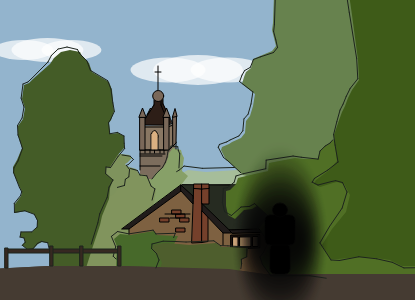
Frame 1 (no input)
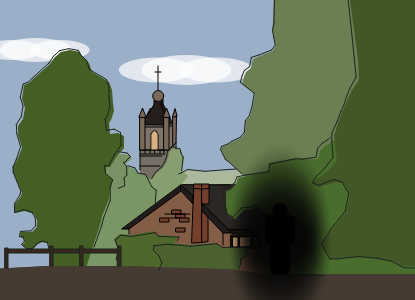
Frame 60 (no input)
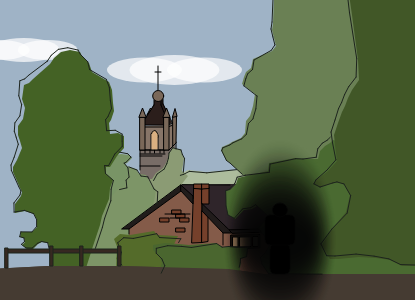
Frame 120 (the mouse pressed at the canvas centre since frame 60)

The p5.js sketch that drew these frames (run headless with seeded random() and noise() and a simulated clock; from frame 60 on, the mouse is pressed at the canvas centre):

// p5.js sketch
// ── sketch.js

  // -- Customise Key -- //
let colours = {
 sky: [155, 182, 196],
 churchMain: [122, 108, 97],
 churchSecond: [138, 119, 103],
 churchRoof: [46, 31, 26],
 churchWindow: [219, 176, 129],
 churchParts: [122, 104, 89],
 backgroundTree: [108, 128, 80],
 backgroundTree2: [173, 186, 155],
 backgroundTree3: [135, 153, 110],
 backgroundTree4: [125, 145, 97],
 backgroundTree5: [125, 145, 97],
 frontHouse: [133, 92, 66],
 frontHouseRoof: [43, 36, 35],
 chimmy: [117, 64, 43],
 roof: [33, 28, 27],
 bricks: [117, 64, 43],
 window: [219, 176, 129],
 windowFrame: [33, 20, 14],
 frontRightTree: [69, 92, 36],
 frontRightTree2: [80, 105, 46],
 frontLeftTree: [69, 92, 36],
 bush: [76, 99, 41],
 bush2: [76, 99, 41],
 land: [69, 59, 50],
 fence: [54, 40, 33],
 treesOutline: [29, 36, 29],
};


   // -- Data and Functions -- //
  // Noise Line Function //
let nScale = 0.01; // Noise smoothness
let ns = 8; // Noise strength
function drawLines(waveyPoints) {
stroke(colours.treesOutline);
for (let i = 0; i < waveyPoints.length - 1; i++) {
 let [p1, p2] = [waveyPoints[i], waveyPoints[i+1]];
 let n1 = noise(p1[0]*nScale, p1[1]*nScale, frameCount*0.01);
 let n2 = noise(p2[0]*nScale, p2[1]*nScale, frameCount*0.01);
 line(
  p1[0] + map(n1,0,1,-ns,ns), p1[1] + map(n1,0,1,-ns,ns),
  p2[0] + map(n2,0,1,-ns,ns), p2[1] + map(n2,0,1,-ns,ns)
  );
}
}
  // Colour Shape Function //                                                                                                                                                                                                                                                       
function ShapeColour(points, baseColor, noiseFactor = 20) {
  beginShape();
  noStroke();
  let disableNoise = baseColor === colours.land;
  points.forEach(([x, y]) => {
    let r = baseColor[0];
    let g = baseColor[1];
    let b = baseColor[2];

    if (!disableNoise) {
      r += map(noise(x * 0.01, y * 0.01, frameCount * 0.01), 0, 1, -noiseFactor, noiseFactor);
      g += map(noise(x * 0.01 + 100, y * 0.01 + 100, frameCount * 0.01), 0, 1, -noiseFactor, noiseFactor);
      b += map(noise(x * 0.01 + 200, y * 0.01 + 200, frameCount * 0.01), 0, 1, -noiseFactor, noiseFactor);
    }
    fill(constrain(r, 0, 255), constrain(g, 0, 255), constrain(b, 0, 255));
    vertex(x, y);
  });

  endShape();
}
  // Drawing Data //
let frontRightTree = [
 [409, 84], [412, 105], [418, 150], [419, 170],
 [412, 180], [408, 188], [405, 196], [402, 202],
 [398, 213], [394, 225], [395, 235], [397, 251],
 [388, 261], [376, 270], [374, 274], [380, 277],
 [393, 273], [397, 272], [404, 274], [410, 285],
 [406, 302], [392, 319], [382, 335], [390, 349],
 [398, 349], [419, 347], [436, 348], [450, 350],
 [462, 356], [483, 356], [483, 84], [409, 84]
];
let frontRightTree2 = [
 [393, 230], [390, 233], [385, 236], [380, 241],
[378, 249], [363, 249], [355, 248], [329, 253], 
[328, 261], [306, 266], [298, 268], [296, 274], 
[290, 280], [286, 281], [286, 296], [288, 305], 
[295, 309], [303, 301], [304, 300], [312, 299], 
 [317, 296], [329, 307], [319, 318], [320, 322], 
 [323, 324], [330, 334], [325, 344], [321, 348], 
 [323, 355], [330, 365], [370, 366], [385, 367],
 [450, 369], [482, 365], [481, 250], [393, 230]
];
let backgroundTree = [
 [484, 311], [482, 82], [334, 85], [333,113],
 [332, 120], [334, 128], [336, 136], [332, 141], 
 [320, 146], [313, 149], [311, 158], [306, 162],
 [304, 167], [302, 174], [315, 184], [313, 196], 
 [310, 206], [306, 211], [305, 223], [301, 228], 
 [292, 232], [289, 234], [282, 237], [281, 240], 
 [286, 250], [290, 253], [303, 265], 
];
let backgroundTree2= [
 [297, 260], [266, 262], [248, 260], [242, 263], 
 [239, 264], [240, 280], [309, 278], [306, 263],
 [304, 256]
];
let backgroundTree3 = [
 [212, 269], [216, 263], [223, 258], [226, 253],
 [228, 248], [229, 243], [233, 238], [241, 240],
 [242, 244], [244, 248], [242, 261], [248, 266],
 [214, 310], [197, 287], [203, 269], [212, 269]
];
let backgroundTree4 = [
 [189, 257], [196, 259], [199, 264], [206, 265],
 [212, 277], [216, 280], [214, 292], [210, 302], 
 [208, 320], [204, 356], [203, 360], [125, 358], 
 [128, 282], [177, 250], [189, 257]
];
let backgroundTree5 = [
 [181, 244], [189, 245], [192, 248], [187, 253],
 [185, 254], [188, 258], [188, 266], [185, 269],
 [185, 276], [178, 278], [173, 285], [152, 292], 
 [154, 250], [181, 244]
];
let frontLeftTree = [
 [110, 341], [110, 362], [146, 358], [153, 336],
 [160, 315], [162, 306], [169, 289], [170, 278],
 [173, 270], [166, 264], [166, 257], [170, 257],
 [177, 246], [184, 238], [184, 233], [184, 226],
 [178, 223], [170, 224], [169, 213], [171, 210],
 [174, 201], [173, 193], [172, 180], [169, 172],
 [152, 162], [149, 153], [142, 146], [140, 142],
 [130, 140], [121, 142], [114, 148], [110, 154],
 [110, 154], [93, 169], [89, 173], [84, 175],
 [82, 189], [85, 198], [83, 209], [78, 216],
 [78, 225], [80, 231], [82, 238], [77, 250],
 [73, 257], [73, 262], [80, 278], [82, 282],
 [81, 286], [75, 294], [75, 303], [85, 301],
 [94, 304], [97, 310], [97, 317], [92, 322],
 [81, 322], [80, 327], [84, 328], [85, 332],
 [82, 335], [87, 339], [93, 339], [98, 334],
 [102, 332], [108, 333], [110, 341]
];
let bush = [
 [300, 358], [301, 353], [301, 349], [307, 347],
 [308, 338], [289, 337], [282, 337], [276, 333],
 [249, 335], [239, 334], [225, 333], [213, 335],
 [213, 340], [219, 346], [222, 353], [219, 361],
 [298, 371], [300, 358]
];
let bush2 = [
 [179, 352], [176, 349], [178, 339], [174, 329],
 [180, 324], [190, 325], [214, 321], [217, 325], 
 [238, 326], [236, 330], [231, 341], [227, 364], 
 [176, 362], [177, 334]
];
let frontHouse = [
 [240, 279], [189, 317], [189, 360], [284, 382],
 [374, 368], [377, 314], [286, 318]
];
let frontHouseRoof = [
 [240, 275], [292, 274], [340, 272], [358, 316],
 [319, 319], [286, 321], [240, 276]
];
let churchMain = [
 [200, 239], [200, 286], [237, 264], [235, 233],
 [228, 239], [200, 239]
];
let churchSecond = [
 [202, 215], [204, 239], [230, 239], [234, 233],
 [233, 214], [226, 215], [202, 216]
];
let churchRoof = [
 [214, 188], [214, 194], [205, 209], [205, 215],
 [227, 215], [232, 213], [223, 193], [223, 188],
 [214, 188]
];
let treesLines = [
 frontRightTree2.slice(0, 32),
 backgroundTree2.slice(0, 5),
 backgroundTree3.slice(0, 11),
 backgroundTree4.slice(0, 7),
 backgroundTree5.slice(0, 10),
 frontLeftTree.slice(3, 67),
 bush.slice(0, 16),
 bush2.slice(0, 10)
];
let land = [
 [478, 364], [324, 364], [289, 359], [181, 356],
 [139, 356], [108, 356], [48, 359], [37, 358],
 [0, 500], [500, 500]
];
let sky = [
 [0, 0], [0, 600], [600, 600], [600, 0]
];
const objects = { // Order is important here.
 churchMain, churchSecond, churchRoof,
 backgroundTree2, backgroundTree3, backgroundTree4,
 backgroundTree5, backgroundTree, frontHouse,
 frontHouseRoof, frontRightTree2, frontRightTree,
 frontLeftTree, bush2, land 
};
let clouds = [
  {x: 110, y: 140, w: 120, h: 40, offset: 100}, 
  {x: 260, y: 160, w: 150, h: 50, offset: 300},
  {x: 410, y: 130, w: 100, h: 30, offset: 500}
];


   // -- Colours & Outlines -- //
function setup() {
 createCanvas(415, 300);
}

function draw() {
 background(sky);
 stroke(1);

  // Image //
  translate(-60, -90);// Add push() and pop() if needed.
  ShapeColour(sky, colours.sky); // Here for order.

  // Clouds //
  clouds.forEach(cloud => {
   push();
    translate(cloud.x, cloud.y);
    let wobble = map(noise(frameCount*0.001 + cloud.offset), 0, 1, -5, 5);
    fill(255, 255, 255, 180);
    noStroke();
    ellipse(0 + wobble, 0, cloud.w*0.6, cloud.h*0.6);
    ellipse(-cloud.w*0.2 + wobble, 0, cloud.w*0.5, cloud.h*0.5);
    ellipse(cloud.w*0.2 + wobble, 0, cloud.w*0.5, cloud.h*0.5);
 pop();
 cloud.x -= 0.2;
 if(cloud.x + cloud.w < 0) cloud.x = width + cloud.w;
 });
 
// Drawing Shapes Command //
 push();
  for (let shape in objects) {
   ShapeColour(objects[shape], colours[shape], 18);
  }
 pop();

  // Outlines //
// Front house 
stroke(1);
line(242, 274.6, 290, 275);
line(189, 319, 189, 324);
line(283, 323, 283, 335);
// Chimmy 
push();
fill(colours.chimmy)
quad(254, 278, 262, 279, 262, 332.5, 252, 333);
quad(262, 279, 269, 277, 269, 294, 262, 294);
quad(262, 301, 268, 306, 268, 331.5, 262, 332.5);
quad(292, 323, 289, 320, 319, 319, 321, 322);
quad(254, 274, 262, 274, 262, 279, 254, 278.5);
quad(262, 274, 269, 274, 269, 278.5, 262, 279);
pop();
// Roof details
push();
fill(colours.roof);
quad(241, 275.1, 241, 281, 189, 319, 182, 319);
quad(241, 275.2, 253, 286, 253, 294, 241, 281);
quad(262, 294, 262, 301, 283, 323, 292, 323);
quad(292, 323, 289, 320, 319, 319, 321, 322);
pop();
// Bricks
push();
 fill(colours.bricks);
 rect(236, 304, 9, 4);
 rect(240, 308, 9, 4);
 rect(232, 300, 9, 4);
 rect(220, 308, 9, 4);
 rect(236, 318, 9, 4);
 line(225, 304, 250, 304); // Brick details here for order. 
 line(230, 308, 240, 308); 
pop();
// Windows
push();
fill(colours.windowFrame);
quad(291, 325, 320, 324.5, 320, 338, 291, 339);
fill(colours.window);
quad(300, 327, 311, 326.8, 311, 336.5, 300, 337);
rect(293, 327, 5, 10);
rect(313, 326.5, 5, 10);
pop();
// Front bush
push();
 ShapeColour(bush, colours.bush); // Here for order.
  ShapeColour(land, colours.land);
pop();
// Church
let churchLines = [
  [200,240,200,260],[200,240,229,240],[205,217,224,217],[205,215,224,215],
  [200,240,225,240],[200,244,225,244],[205,209,214,195],[214,195,214,190],
  [221,189,221,195],[221,195,224,202.5],[229,214.5,232,213.5],[229,216.5,232,215.5],
  [233,214,223,194],[223,194,223,189],[218,180,218,156],[215,162,221,162],
  [229,240,236,233],[236,232,236,239],[205,240,205,243],[210,240,210,243],
  [214.5,240,214.5,243],[220,240,220,243],[224,240,224,243],[200,246,222,246],
  [200,256,220,256],[211,224,211,239],[218,225,218,239]
];
churchLines.forEach(l => line(...l));
// Church details
push();
 fill(colours.churchWindow)
 arc(214.5, 227, 7, 13, PI + QUARTER_PI, TWO_PI);
 noStroke();
 rect(211.5, 224, 6, 15.4);
pop();
push();
 fill(colours.churchParts)
 quad(233, 206, 236.5, 205, 236, 233, 233, 236);
 rect(200, 207, 5, 33);
 rect(224, 207, 5, 33);
 triangle(199, 207, 202.5, 198, 206, 207 );
 triangle(223, 207, 226.5, 198, 230, 207);
 triangle(232.5, 207, 235, 198.5, 237, 206);
 triangle(207, 205, 210.5, 198, 211, 199);
 circle(218.2, 186 ,11);
pop();
// Noisy Outlines
[ frontRightTree, backgroundTree, ...treesLines ].forEach(drawLines);
// Fence // Here for order.
push();
 fill(colours.fence);
 rect(67, 339, 111, 4);
 rect(178, 336, 3, 20);
 rect(140, 336, 3, 20);
 rect(110, 336, 3, 20);
 rect(65, 338, 3, 20);
pop();
// Human
push();
fill(0, 0, 0);
stroke(3);
rect( 330, 334, 20, 30, 5);
rect( 325, 305, 30, 30, 5);
ellipse(340, 300, 15, 14);
pop();


// -- Void -- //
push();
 noStroke();
 let vx = 340;   // x position
 let vy = 330;  // y position 
 let p = sin(frameCount * 0.005) * 30 + 40; // pulse size
 let b = 30; // base brightness

 for (let i = 0; i < 60; i++) {
  fill(0, 0, 0, map(i, 0, 60, b, 0));
  ellipse(vx, vy, p + i, p * 0.6 + i * 3);
 }
pop();

}
